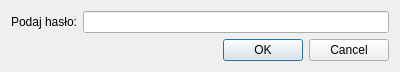
<?xml version="1.0" encoding="UTF-8"?>
<ui version="4.0">
 <class>HasloDialog</class>
 <widget class="QDialog" name="HasloDialog">
  <property name="geometry">
   <rect>
    <x>0</x>
    <y>0</y>
    <width>400</width>
    <height>71</height>
   </rect>
  </property>
  <property name="windowTitle">
   <string>Okno autoryzacyjne</string>
  </property>
  <layout class="QFormLayout" name="formLayout">
   <item row="0" column="0">
    <widget class="QLabel" name="label">
     <property name="text">
      <string>Podaj hasło:</string>
     </property>
    </widget>
   </item>
   <item row="0" column="1">
    <widget class="QLineEdit" name="haslo">
     <property name="echoMode">
      <enum>QLineEdit::Password</enum>
     </property>
    </widget>
   </item>
   <item row="1" column="0" colspan="2">
    <widget class="QDialogButtonBox" name="buttonBox">
     <property name="orientation">
      <enum>Qt::Horizontal</enum>
     </property>
     <property name="standardButtons">
      <set>QDialogButtonBox::Cancel|QDialogButtonBox::Ok</set>
     </property>
    </widget>
   </item>
  </layout>
 </widget>
 <resources/>
 <connections>
  <connection>
   <sender>buttonBox</sender>
   <signal>accepted()</signal>
   <receiver>HasloDialog</receiver>
   <slot>accept()</slot>
   <hints>
    <hint type="sourcelabel">
     <x>248</x>
     <y>254</y>
    </hint>
    <hint type="destinationlabel">
     <x>157</x>
     <y>274</y>
    </hint>
   </hints>
  </connection>
  <connection>
   <sender>buttonBox</sender>
   <signal>rejected()</signal>
   <receiver>HasloDialog</receiver>
   <slot>reject()</slot>
   <hints>
    <hint type="sourcelabel">
     <x>316</x>
     <y>260</y>
    </hint>
    <hint type="destinationlabel">
     <x>286</x>
     <y>274</y>
    </hint>
   </hints>
  </connection>
 </connections>
</ui>
